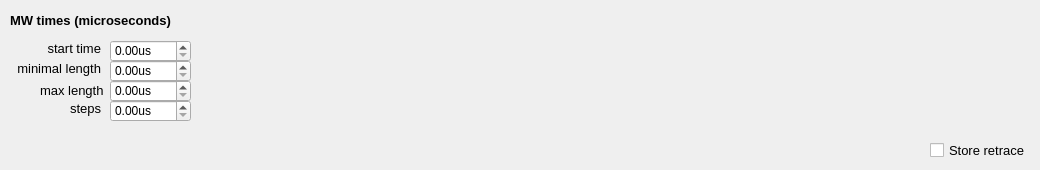
         <widget class="QWidget" name="tab_2">
          <attribute name="title">
           <string>ramsey</string>
          </attribute>
          <widget class="QLabel" name="label_59">
           <property name="geometry">
            <rect>
             <x>70</x>
             <y>100</y>
             <width>31</width>
             <height>16</height>
            </rect>
           </property>
           <property name="font">
            <font>
             <pointsize>10</pointsize>
            </font>
           </property>
           <property name="text">
            <string>steps</string>
           </property>
           <property name="alignment">
            <set>Qt::AlignLeading|Qt::AlignLeft|Qt::AlignVCenter</set>
           </property>
          </widget>
          <widget class="QLabel" name="label_64">
           <property name="geometry">
            <rect>
             <x>-30</x>
             <y>10</y>
             <width>241</width>
             <height>20</height>
            </rect>
           </property>
           <property name="font">
            <font>
             <pointsize>10</pointsize>
             <weight>75</weight>
             <bold>true</bold>
            </font>
           </property>
           <property name="text">
            <string>MW times (microseconds)</string>
           </property>
           <property name="alignment">
            <set>Qt::AlignCenter</set>
           </property>
          </widget>
          <widget class="QCheckBox" name="storeRetraceConf_7">
           <property name="geometry">
            <rect>
             <x>930</x>
             <y>140</y>
             <width>101</width>
             <height>21</height>
            </rect>
           </property>
           <property name="font">
            <font>
             <pointsize>10</pointsize>
            </font>
           </property>
           <property name="accessibleName">
            <string/>
           </property>
           <property name="inputMethodHints">
            <set>Qt::ImhNone</set>
           </property>
           <property name="text">
            <string>Store retrace</string>
           </property>
          </widget>
          <widget class="QLabel" name="label_66">
           <property name="geometry">
            <rect>
             <x>10</x>
             <y>60</y>
             <width>91</width>
             <height>16</height>
            </rect>
           </property>
           <property name="font">
            <font>
             <pointsize>10</pointsize>
            </font>
           </property>
           <property name="text">
            <string>minimal length</string>
           </property>
           <property name="alignment">
            <set>Qt::AlignRight|Qt::AlignTrailing|Qt::AlignVCenter</set>
           </property>
          </widget>
          <widget class="QLabel" name="label_67">
           <property name="geometry">
            <rect>
             <x>30</x>
             <y>40</y>
             <width>71</width>
             <height>16</height>
            </rect>
           </property>
           <property name="font">
            <font>
             <pointsize>10</pointsize>
            </font>
           </property>
           <property name="text">
            <string>start time</string>
           </property>
           <property name="alignment">
            <set>Qt::AlignRight|Qt::AlignTrailing|Qt::AlignVCenter</set>
           </property>
          </widget>
          <widget class="QLabel" name="label_38">
           <property name="geometry">
            <rect>
             <x>40</x>
             <y>80</y>
             <width>71</width>
             <height>20</height>
            </rect>
           </property>
           <property name="font">
            <font>
             <pointsize>10</pointsize>
            </font>
           </property>
           <property name="text">
            <string>max length</string>
           </property>
           <property name="alignment">
            <set>Qt::AlignLeading|Qt::AlignLeft|Qt::AlignVCenter</set>
           </property>
          </widget>
          <widget class="ScienDSpinBox" name="mw_start_time_ramsey">
           <property name="geometry">
            <rect>
             <x>110</x>
             <y>40</y>
             <width>81</width>
             <height>22</height>
            </rect>
           </property>
           <property name="suffix">
            <string>us</string>
           </property>
          </widget>
          <widget class="ScienDSpinBox" name="mw_min_len_ramsey">
           <property name="geometry">
            <rect>
             <x>110</x>
             <y>60</y>
             <width>81</width>
             <height>22</height>
            </rect>
           </property>
           <property name="suffix">
            <string>us</string>
           </property>
          </widget>
          <widget class="ScienDSpinBox" name="mw_max_len_ramsey">
           <property name="geometry">
            <rect>
             <x>110</x>
             <y>80</y>
             <width>81</width>
             <height>22</height>
            </rect>
           </property>
           <property name="suffix">
            <string>us</string>
           </property>
          </widget>
          <widget class="ScienDSpinBox" name="mw_steps_ramsey">
           <property name="geometry">
            <rect>
             <x>110</x>
             <y>100</y>
             <width>81</width>
             <height>22</height>
            </rect>
           </property>
           <property name="suffix">
            <string>us</string>
           </property>
          </widget>
         </widget>
